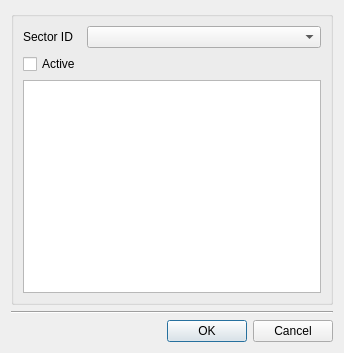
<?xml version="1.0" encoding="UTF-8"?>
<ui version="4.0">
 <class>dlg_nonvisual_controls</class>
 <widget class="QDialog" name="dlg_nonvisual_controls">
  <property name="geometry">
   <rect>
    <x>0</x>
    <y>0</y>
    <width>344</width>
    <height>353</height>
   </rect>
  </property>
  <property name="windowTitle">
   <string>Simple Controls Editor</string>
  </property>
  <layout class="QGridLayout" name="verticalLayout_4">
   <item row="2" column="0" colspan="2">
    <layout class="QHBoxLayout" name="horizontalLayout">
     <property name="sizeConstraint">
      <enum>QLayout::SetDefaultConstraint</enum>
     </property>
     <item>
      <spacer name="horizontalSpacer">
       <property name="orientation">
        <enum>Qt::Horizontal</enum>
       </property>
       <property name="sizeHint" stdset="0">
        <size>
         <width>40</width>
         <height>20</height>
        </size>
       </property>
      </spacer>
     </item>
     <item>
      <widget class="QPushButton" name="btn_accept">
       <property name="text">
        <string>OK</string>
       </property>
      </widget>
     </item>
     <item>
      <widget class="QPushButton" name="btn_cancel">
       <property name="text">
        <string>Cancel</string>
       </property>
      </widget>
     </item>
    </layout>
   </item>
   <item row="1" column="0" colspan="2">
    <widget class="Line" name="line">
     <property name="orientation">
      <enum>Qt::Horizontal</enum>
     </property>
    </widget>
   </item>
   <item row="0" column="0" colspan="2">
    <widget class="QGroupBox" name="groupBox">
     <property name="sizePolicy">
      <sizepolicy hsizetype="Preferred" vsizetype="MinimumExpanding">
       <horstretch>0</horstretch>
       <verstretch>0</verstretch>
      </sizepolicy>
     </property>
     <property name="title">
      <string/>
     </property>
     <layout class="QGridLayout" name="gridLayout">
      <item row="0" column="0" colspan="2">
       <layout class="QGridLayout" name="gridLayout_2">
        <item row="0" column="0">
         <widget class="QLabel" name="lbl_sector_id">
          <property name="sizePolicy">
           <sizepolicy hsizetype="Minimum" vsizetype="Fixed">
            <horstretch>0</horstretch>
            <verstretch>0</verstretch>
           </sizepolicy>
          </property>
          <property name="text">
           <string>Sector ID</string>
          </property>
         </widget>
        </item>
        <item row="0" column="1">
         <widget class="QComboBox" name="cmb_sector_id">
          <property name="sizePolicy">
           <sizepolicy hsizetype="MinimumExpanding" vsizetype="Fixed">
            <horstretch>0</horstretch>
            <verstretch>0</verstretch>
           </sizepolicy>
          </property>
         </widget>
        </item>
        <item row="1" column="0">
         <widget class="QCheckBox" name="chk_active">
          <property name="text">
           <string>Active</string>
          </property>
         </widget>
        </item>
       </layout>
      </item>
      <item row="1" column="0" colspan="2">
       <layout class="QGridLayout" name="gridLayout_3">
        <item row="0" column="0">
         <widget class="QTextEdit" name="txt_text"/>
        </item>
       </layout>
      </item>
     </layout>
    </widget>
   </item>
  </layout>
 </widget>
 <resources/>
 <connections/>
</ui>
